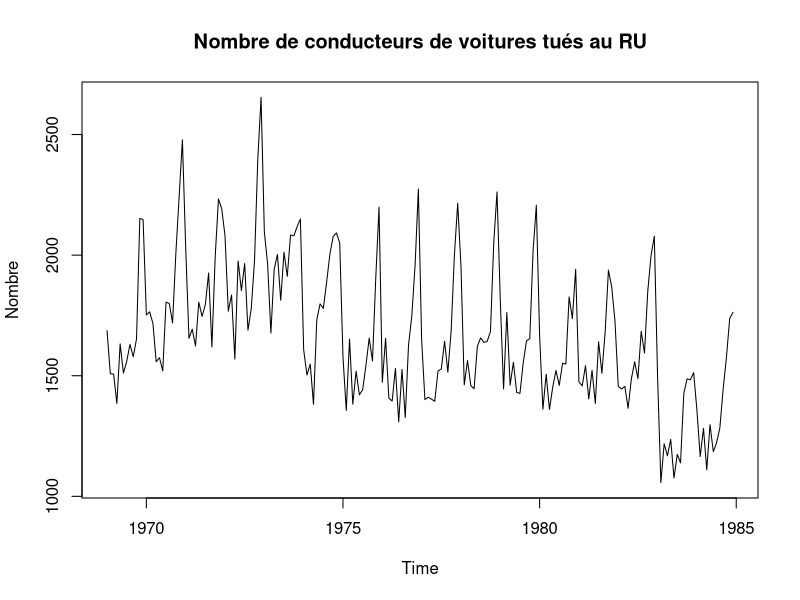
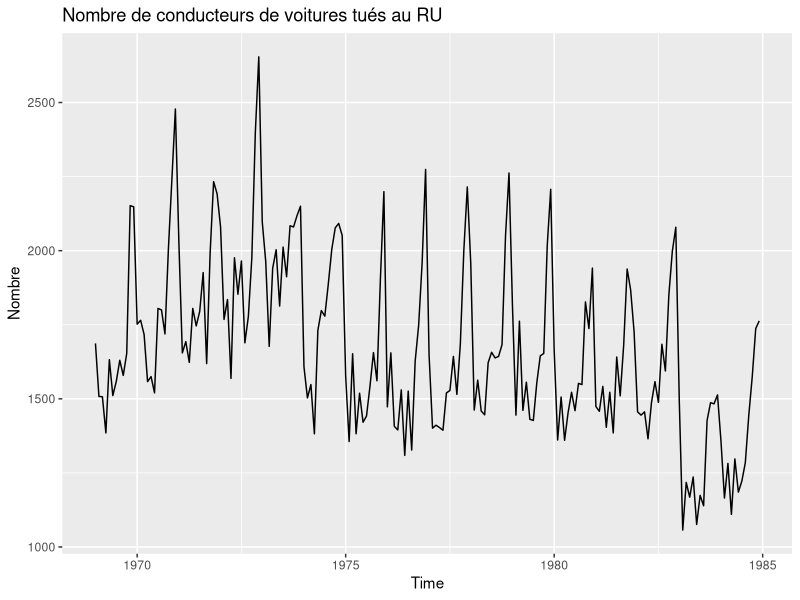
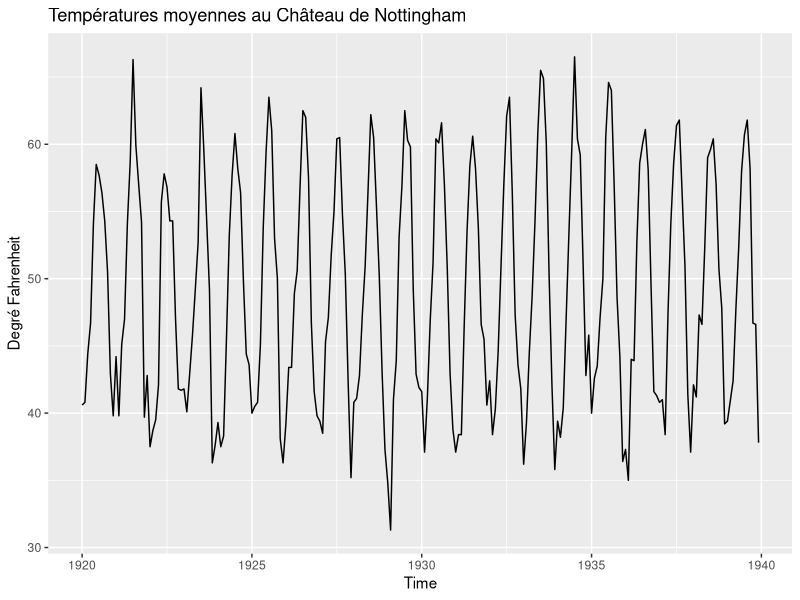
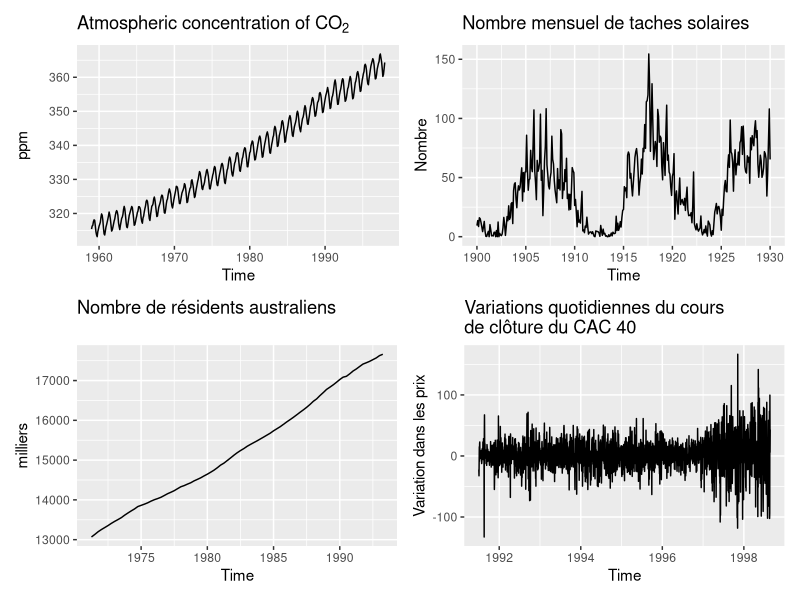
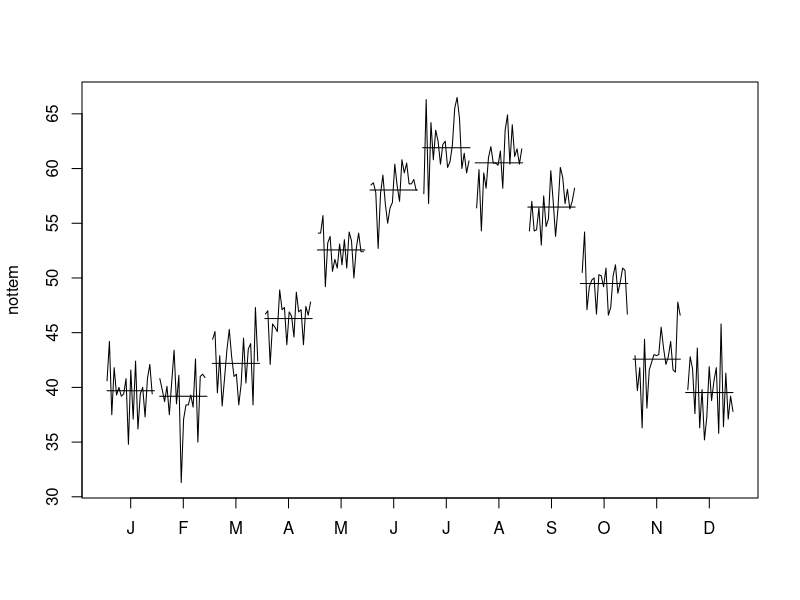
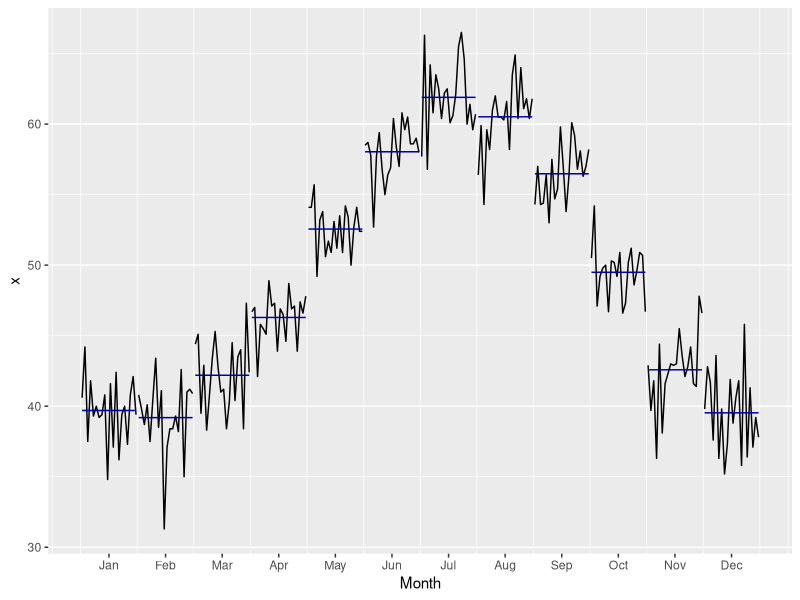
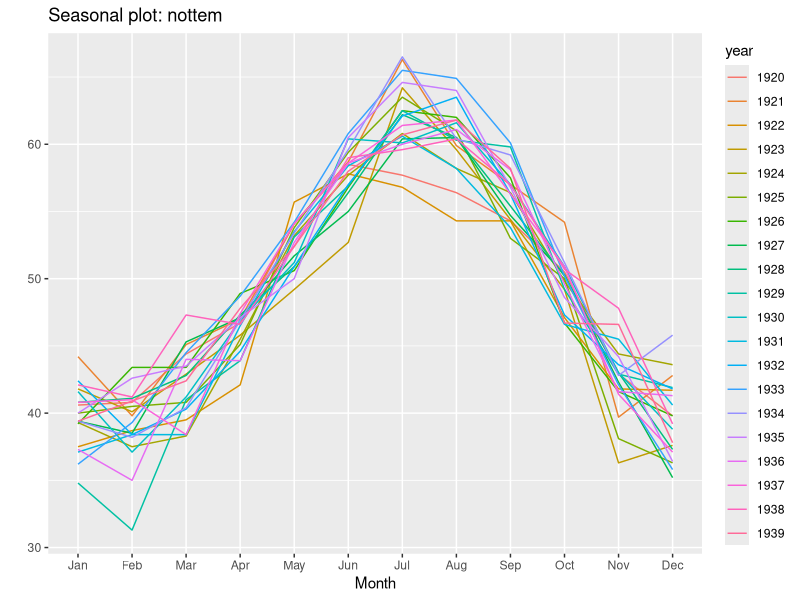
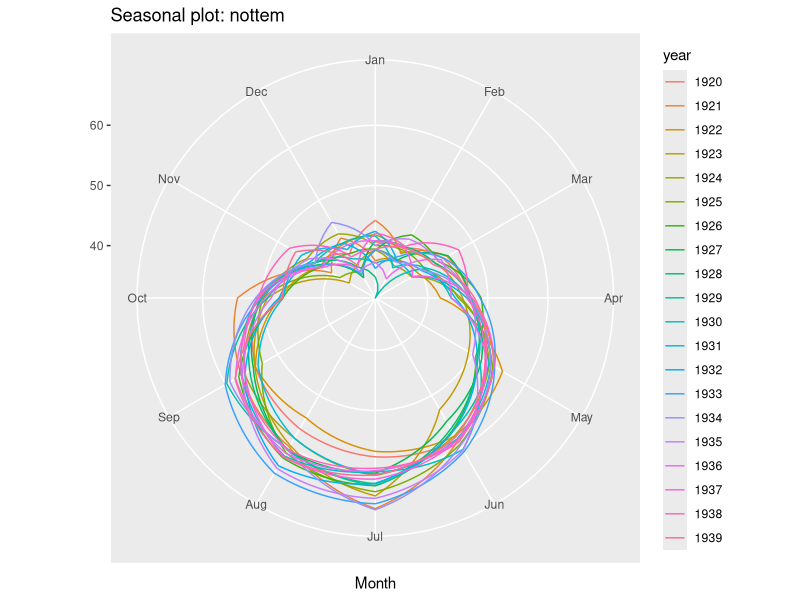

R code for these plots, in order:
## ---- chunk 1
knitr::opts_chunk$set(echo = TRUE)
library(forecast);library(ggplot2)
## ---- chunk 2
plot(UKDriverDeaths,
	 main = "Nombre de conducteurs de voitures tués au RU",
	 ylab = "Nombre")
## ---- chunk 3
library(forecast);library(ggplot2)
autoplot(UKDriverDeaths) +
	labs(title = "Nombre de conducteurs de voitures tués au RU",
		 y = "Nombre")
## ---- chunk 4
autoplot(nottem) + 
	ggtitle("Températures moyennes au Château de Nottingham") +
	ylab("Degré Fahrenheit")
## ---- chunk 5
library(patchwork)
(autoplot(co2) + 
		labs(title = expression("Atmospheric concentration of CO"[2]),
			 y = "ppm")  + 
		autoplot(window(sunspots, start = 1900, end = 1930)) +
		labs(title = "Nombre mensuel de taches solaires", y = "Nombre")
) /
	(autoplot(austres) +
	 	labs(title = "Nombre de résidents australiens", y = "milliers") +
	 	autoplot(diff(EuStockMarkets[,"CAC"])) +
	 	labs(title = "Variations quotidiennes du cours\nde clôture du CAC 40",
	 		 y = "Variation dans les prix"))
## ---- chunk 6
monthplot(nottem)
## ---- chunk 7
ggmonthplot(nottem)
## ---- chunk 8
ggseasonplot(nottem)
## ---- chunk 9
ggseasonplot(nottem, polar = TRUE)
## ---- chunk 10
lag.plot(nottem,lags  = 12)
## ---- chunk 11
gglagplot(nottem,lags  = 12)
## ---- chunk 12
acf(nottem)
## ---- chunk 13
ggAcf(nottem)
## ---- chunk 14
p1 = autoplot(AirPassengers) + labs(y = "Nombre",
	title = "1. Nombre de passagers aériens mensuel")
acf_c = ggAcf(AirPassengers) + labs(title = "C.", y = NULL)
p2 = autoplot(ldeaths) + labs(y = "Nombre",
	title = "2. Nombre de décès de maladies pulmonaires au Royaume-Uni")
acf_a = ggAcf(ldeaths) + labs(title = "A.", y = NULL)
p3 = autoplot(UKDriverDeaths) + labs(y = "Nombre",
	title = "3. Nombre de conducteurs de voitures tués au RU")
acf_b = ggAcf(UKDriverDeaths) + labs(title = "B.", y = NULL)
p4 = autoplot(UKgas) + labs(y = "Nombre",
	title = "4. Consommation trimestrielle de gaz au Royaume-Uni")
acf_d = ggAcf(UKgas) + labs(title = "D.", y = NULL)
patchwork::wrap_plots(p1, p2, p3, p4, acf_a, acf_b, acf_c, acf_d, 
					  ncol = 2)
## ---- chunk 15
spec.pgram(nottem)
## ---- chunk 16
par(mfrow = c(1,2))
cpgram(nottem)
cpgram(diff(nottem, 12))
## ---- chunk 17
spec.ar(nottem)
## ---- chunk 18
gg_spec.ar <- function(x, log = "yes", ...){
	spec = spec.ar(x, plot = FALSE, ...)
	y = spec$spec
	y = switch(log,
			   yes = log(y),
			   no = y,
			   10 * log10(y))
	spec.matrix <- cbind.data.frame(freq = spec$freq, y = y)
	ggplot(spec.matrix, aes(x=freq,y=y)) + geom_line()
}
p1 = autoplot(AirPassengers) +
	labs(title = "1. Nombre de passagers aériens mensuel", y = "Nombre")
spec_b = gg_spec.ar(AirPassengers) + labs(title = "B.", y = NULL)
p2 = autoplot(ldeaths) +
	labs(title = "2. Nombre de décès de maladies pulmonaires au Royaume-Uni", y = "Nombre")
spec_d = gg_spec.ar(ldeaths) + labs(title = "D.", y = NULL)
p3 = autoplot(UKDriverDeaths) +
	labs(title = "3. Nombre de conducteurs de voitures tués au RU", y = "Nombre")
spec_a = gg_spec.ar(UKDriverDeaths) + labs(title = "A.", y = NULL)
p4 = autoplot(UKgas) +
	labs(title = "4. Consommation trimestrielle de gaz au Royaume-Uni")
spec_c = gg_spec.ar(UKgas) + labs(title = "C.", y = NULL)
patchwork::wrap_plots(p1, p2, p3, p4, spec_a, spec_b, spec_c, spec_d,
					  ncol = 2)
## ---- chunk 19
(autoplot(BoxCox(UKgas, 1))  +
labs(y = NULL, title = expression(lambda~"=1"))  +
autoplot(BoxCox(UKgas, 0))  +
labs(y = NULL, title = expression(lambda~"=0")) ) / (
autoplot(BoxCox(UKgas, -0.5)) +
labs(y = NULL, title = expression(lambda~"=-0.5")) +
autoplot(BoxCox(UKgas, BoxCox.lambda(UKgas))) +
labs(y = NULL, title = expression(lambda~"=-0.45")) 
) + plot_annotation(title = "Consommation trimestrielle de gaz au Royaume-Uni")
